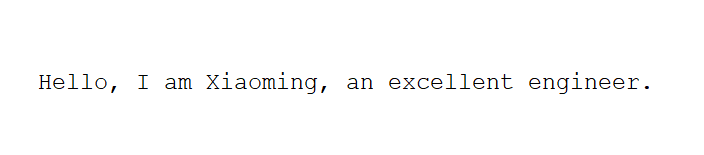
#> input picture Python3-OCR/ocr-Tesseract/data/en.png, 704 x 155 px
$ python 1-image_to_string.py
#> lines starting #> are read from the running program, lines starting #| are printed output that depends on the picture
import pytesseract

try:
    from PIL import Image
except ImportError:
    import Image

# 列出支持的语言
print(pytesseract.get_languages(config=''))
#> (this line was passed over: pytesseract is not available in this run)

# 正确识别中英文
print("=========文字识别小例子:=========")
print(pytesseract.image_to_string(Image.open('data/en.png'), lang='eng'))
#> (this line was passed over: pytesseract is not available in this run)
print(pytesseract.image_to_string(Image.open('data/zh.png'), lang='chi_sim'))
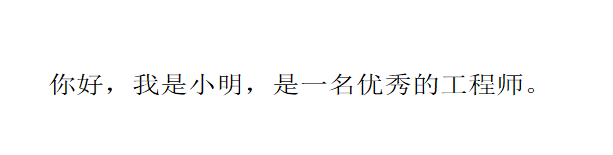
#> input picture Python3-OCR/ocr-Tesseract/data/zh.png, 613 x 155 px
#> (this line was passed over: pytesseract is not available in this run)
print(pytesseract.image_to_string(Image.open('data/en_zh.png'), lang='chi_sim+eng'))
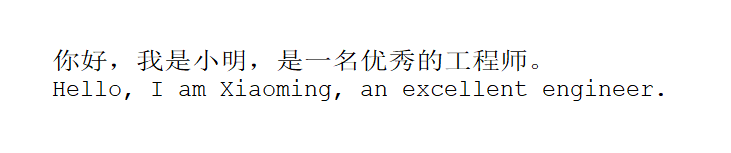
#> input picture Python3-OCR/ocr-Tesseract/data/en_zh.png, 731 x 153 px
#> (this line was passed over: pytesseract is not available in this run)
